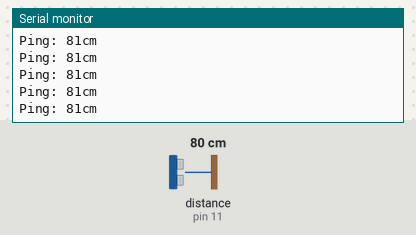
A sketch run on a simulated Arduino Uno, built with avr-gcc and run on an emulated ATmega328P. Shown: the last lines printed to the serial monitor. The inputs (shaded band) are chosen by the test bench; at power-on: distance to the obstacle (sensor on pin 11) 80 cm. The echo pulse lasts 58.3 µs per cm.

Above: at 1.2 s.
1.3 s: distance to the obstacle (sensor on pin 11) set to 248 cm
At 1.39 s:
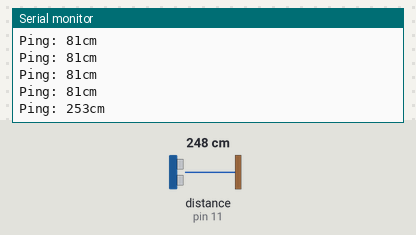
2.8 s: distance to the obstacle (sensor on pin 11) set to 255 cm
At 2.84 s:
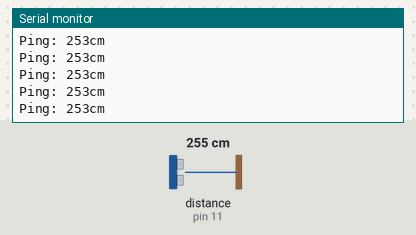
Timing chart, 0 to 5.8 s (numbered marks = the images above; inputs shaded):
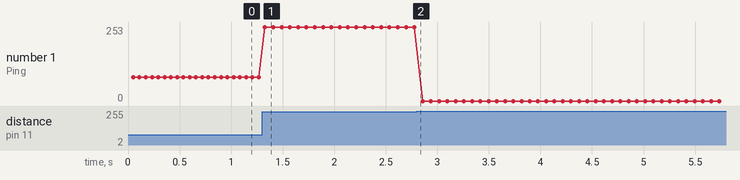

The sketch:

NewPing_Active_Umbra.ino
```cpp
// ---------------------------------------------------------------------------
// Example NewPing library sketch that does a ping about 20 times per second.
// ---------------------------------------------------------------------------

#include <NewPing.h>

#define TRIGGER_PIN  12  // Arduino pin tied to trigger pin on the ultrasonic sensor.
#define ECHO_PIN     11  // Arduino pin tied to echo pin on the ultrasonic sensor.
#define MAX_DISTANCE 250 // Maximum distance we want to ping for (in centimeters). Maximum sensor distance is rated at 400-500cm.

NewPing sonar(TRIGGER_PIN, ECHO_PIN, MAX_DISTANCE); // NewPing setup of pins and maximum distance.

bool active = false;

void setup() {
  Serial.begin(115200); // Open serial monitor at 115200 baud to see ping results.
}

void loop() {
  delay(50);                     // Wait 50ms between pings (about 20 pings/sec). 29ms should be the shortest delay between pings.
  Serial.print("Ping: ");
  Serial.print(sonar.ping_cm()); // Send ping, get distance in cm and print result (0 = outside set distance range)
  Serial.println("cm");

  if (sonar.ping_cm() >= 40) {
    if (!active) {
      active = true;
    }

  } else {
    if (active) {
      active = false;
    }
  }
}
```

Measured:
- after the input at 1.3 s, the serial monitor: prints a new line at once (image 1)
- plotted number 1: 81 → 253 after the input at 1.3 s, 253 → 0 after the input at 2.8 s
